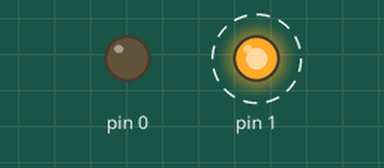
Bench run of a sketch on a simulated Arduino Uno, built with avr-gcc and run on an emulated ATmega328P. On the bench: output pins drawn as LEDs (lit = HIGH). Dashed ring = blinking.

Above: at 0.6 s.
At 1.3 s:
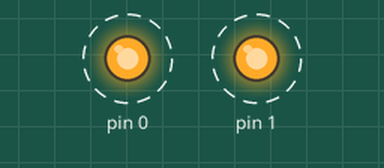
Timing chart, 0 to 3.0 s (numbered marks = the images above):
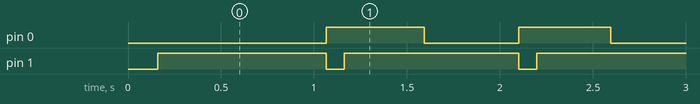

Measured:
- by itself, pin 0: alternates HIGH for 0.53 s and LOW for 0.51 s
- by itself, pin 1: alternates HIGH for 0.91 s and LOW for 0.10 s
- by itself, everything shown: repeats every 13.3 s, in 39 steps

The sketch:

candle.ino
```cpp
#include <Arduino.h>
#include <SoftwareSerial.h>


constexpr uint16_t BAUD_RATE { 9600 };

constexpr uint8_t RX   { 3 };  // pin 2
constexpr uint8_t TX   { 4 };  // pin 3
// constexpr uint8_t POT  { 1 };  // pin 7
constexpr uint8_t LED1 { 0 };  // pin 5
constexpr uint8_t LED2 { 1 };  // pin 7


struct LEDController {
  LEDController(const uint8_t _pin) : pin { _pin }, isOn { true } {
    pinMode(pin, OUTPUT);
  }

  void turnOn(bool on_p) {
    if (on_p) {
      if (!isOn) {
        digitalWrite(pin, HIGH);
        isOn = true;
      }
    } else {
      if (isOn) {
        digitalWrite(pin, LOW);
        isOn = false;
      }
    }
  }

  private:
    bool isOn;
    uint8_t pin;
};


SoftwareSerial mySerial    { RX, TX };
uint16_t       cycleLength { 1023 };
uint16_t       counter     { 0    };
LEDController  led1        { LED1 };
LEDController  led2        { LED2 };


void setup() {
  mySerial.begin(BAUD_RATE);
}

void loop() {

  // cycleLength = analogRead(POT) * 3;
  cycleLength = 1023;

  mySerial.println(cycleLength);
  counter = millis() % cycleLength;
  mySerial.println(counter);
  mySerial.println("------");

  if (counter < cycleLength/2) {
    mySerial.println("turning on");
    led1.turnOn(true);
  } else {
    mySerial.println("turning off");
    led1.turnOn(false);
  }

  if (counter < cycleLength/10) {
    led2.turnOn(false);
  } else {
    led2.turnOn(true);
  }

}
```
